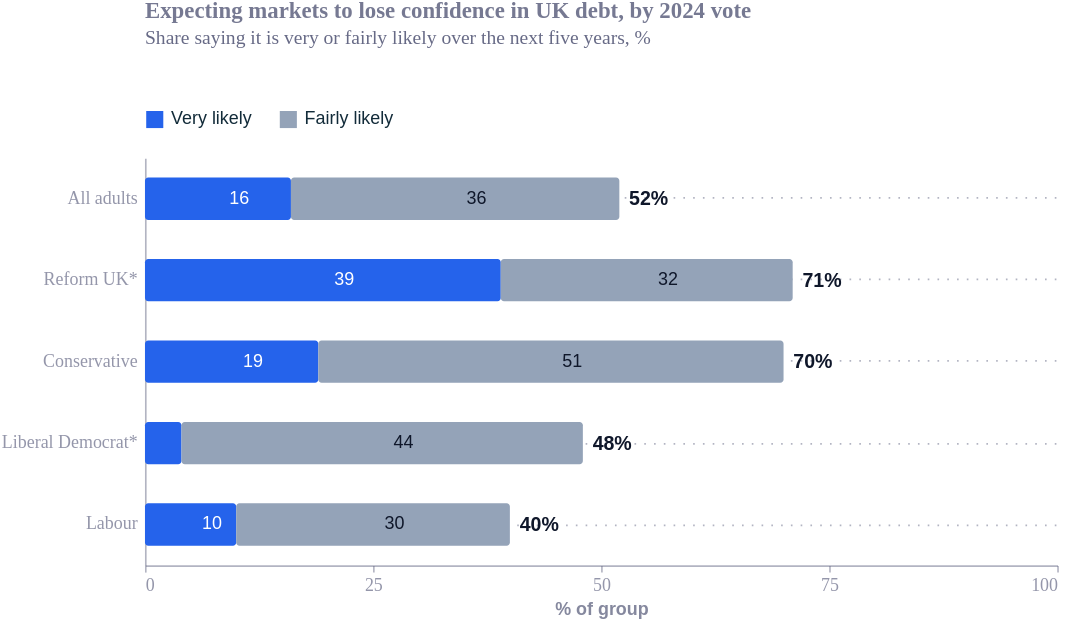

The notebook cell this image was saved under:
### Code cell
import pandas as pd
import altair as alt
from ecostyles import EcoStyles

styles = EcoStyles(); styles.register_and_enable_theme()

# Ipsos for NIESR pre-Budget poll, fieldwork 9-13 Oct 2026, GB adults aged 18-75 (n=1,080)
# QB13: how likely is it that financial markets will severely lose confidence in the
# UK government's ability to pay back its debt over the next five years?
# Table 29, % of each group.
# Unweighted bases: all adults 1,080; Reform UK 123; Conservative 155; Lib Dem 86; Labour 319
# (* = small base, flagged by Ipsos)
df = pd.DataFrame({
    "group": ["All adults", "Reform UK*", "Conservative", "Liberal Democrat*", "Labour"],
    "Very likely": [16, 39, 19, 4, 10],
    "Fairly likely": [36, 32, 51, 44, 30],
})
df["total"] = df["Very likely"] + df["Fairly likely"]
df["total_label"] = df["total"].astype(str) + "%"

order = df["group"].tolist()
answers = ["Very likely", "Fairly likely"]
colors = ["#2563eb", "#94a3b8"]          # canonical primary / secondary
ink = "#0f172a"                          # dark text for labels on the light segment

seg = df.melt(id_vars="group", value_vars=answers, var_name="answer", value_name="share")
seg["rank"] = seg["answer"].map({"Very likely": 0, "Fairly likely": 1})
seg = seg.sort_values(["group", "rank"])
seg["end"] = seg.groupby("group")["share"].cumsum()
seg["start"] = seg["end"] - seg["share"]
seg["mid"] = (seg["start"] + seg["end"]) / 2
seg["label"] = seg["share"].astype(str)

# seriesHover: hover a segment and the other series fade
hover = alt.selection_point(fields=["answer"], on="pointerover", clear="pointerout")
fade = alt.condition(hover, alt.value(1), alt.value(0.35))

y = alt.Y("group:N", sort=order, title=None,
          axis=alt.Axis(labelLimit=200, grid=True))      # dotted guide lines (gridDash set in config)

# horizontal floating legend (orient none), sitting between the subtitle and the plot
legend = alt.Legend(title=None, orient="none", direction="horizontal",
                    legendX=0, legendY=-30, symbolType="square", symbolSize=110,
                    labelFontSize=11, columnPadding=16)

bars = alt.Chart(seg).mark_bar(cornerRadius=2, size=26).encode(
    y=y,
    x=alt.X("start:Q", title="% of group", scale=alt.Scale(domain=[0, 100]),
            axis=alt.Axis(values=[0, 25, 50, 75, 100], grid=False)),   # no x-grid
    x2="end:Q",
    color=alt.Color("answer:N", sort=answers,
                    scale=alt.Scale(domain=answers, range=colors), legend=legend),
    opacity=fade,
    tooltip=[alt.Tooltip("group:N", title="Group"),
             alt.Tooltip("answer:N", title="Answer"),
             alt.Tooltip("share:Q", title="% of group")],
).add_params(hover)

lab_very = alt.Chart(seg[(seg["answer"] == "Very likely") & (seg["share"] >= 8)]).mark_text(
    color="white", fontSize=11).encode(y=y, x="mid:Q", text="label:N", opacity=fade)
lab_fair = alt.Chart(seg[seg["answer"] == "Fairly likely"]).mark_text(
    color=ink, fontSize=11).encode(y=y, x="mid:Q", text="label:N", opacity=fade)

totals = alt.Chart(df).mark_text(align="left", dx=6, fontSize=12, fontWeight="bold",
                                 color=ink).encode(y=y, x="total:Q", text="total_label:N")

title = alt.Title(
    "Expecting markets to lose confidence in UK debt, by 2024 vote",
    subtitle="Share saying it is very or fairly likely over the next five years, %",
    offset=38)                                           # leaves room for the floating legend

chart = (
    (bars + lab_very + lab_fair + totals)
    .properties(width=560, height=250, title=title, padding={"right": 20, "bottom": 10})
    .configure(background="white", font="Instrument Sans, Helvetica, Arial, sans-serif")
    .configure_axis(gridDash=[1, 5])
    .configure_axisX(grid=False)
    .configure_axisY(titleAngle=0)
    .configure_view(stroke="transparent")
)

styles.save(chart, path=".", name="markets_confidence_by_vote", svg=True)
chart

### Figure 1 — Vega-Lite specification as saved in the notebook (floating-point values rounded to 4 significant figures)
{"config": {"font": "Instrument Sans, Helvetica, Arial, sans-serif", "text": {"color": "#676A86", "align": "left", "baseline": "middle", "dx": 7, "dy": 0, "fontSize": 11}, "view": {"stroke": "transparent", "continuousWidth": 400, "continuousHeight": 300, "discreteWidth": 400, "discreteHeight": 300}, "range": {"category": ["#36B7B4", "#E6224B", "#F4C245", "#0063AF", "#00A767", "#179FDB", "#EB5C2E"], "diverging": ["#E6224B", "#E54753", "#C9C9C9", "#179FDB", "#122B39"], "heatmap": ["#C9C9C9", "#179FDB", "#0063AF", "#122B39"], "ordinal": ["#00A767", "#36B7B4", "#179FDB", "#0063AF", "#243B5A"]}, "bar": {"color": "#179fdb"}, "line": {"color": "#e6224b"}, "rule": {"color": "#676A86"}, "area": {"opacity": 0.3}, "point": {"filled": true, "size": 80, "color": "#e6224b", "opacity": 0.95}, "geoshape": {"stroke": "white", "strokeWidth": 0.3}, "rect": {"fill": "#d6d4d4", "opacity": 0.3}, "axis": {"labelColor": "#676A86", "labelFontSize": 11, "labelFont": "Circular Std", "labelOpacity": 0.7, "tickColor": "#676A86", "tickOpacity": 0.5, "domainColor": "#676A86", "domainOpacity": 0.5, "gridColor": "#676A86", "gridDash": [1, 5], "gridOpacity": 0.5, "title": null, "titleColor": "#676A86", "titleOpacity": 0.8, "tickSize": 4}, "axisXDiscrete": {"grid": false, "labelAngle": 0, "tickCount": 10, "tickOpacity": 0.5, "title": null}, "axisYDiscrete": {"ticks": false, "labelPadding": 5}, "axisXTemporal": {"grid": false, "ticks": true}, "axisXQuantitative": {"grid": true}, "axisYQuantitative": {"gridColor": "#676A86", "gridDash": [1, 5], "gridOpacity": 0.5, "ticks": false, "labelPadding": 5, "tickCount": 8, "titleAngle": 0, "titleAlign": "left", "titleBaseline": "bottom", "titleX": 0, "titleY": -5}, "title": {"color": "#676A86E6", "subtitleColor": "#676A86", "font": "Circular Std", "subtitleFont": "Circular Std", "anchor": "start", "fontSize": 14, "subtitleFontSize": 12, "subtitlePadding": 4, "offset": 0, "frame": "group"}, "legend": {"titleColor": "#122b39", "title": null, "labelColor": "#122b39", "labelFontSize": 11}, "axisX": {"grid": false}, "axisY": {"titleAngle": 0}, "background": "white"}, "layer": [{"data": {"name": "data-2b6276a9685f969b7168ff63faf621f7"}, "mark": {"type": "bar", "cornerRadius": 2, "size": 26}, "encoding": {"color": {"field": "answer", "legend": {"columnPadding": 16, "direction": "horizontal", "labelFontSize": 11, "legendX": 0, "legendY": -30, "orient": "none", "symbolSize": 110, "symbolType": "square", "title": null}, "scale": {"domain": ["Very likely", "Fairly likely"], "range": ["#2563eb", "#94a3b8"]}, "sort": ["Very likely", "Fairly likely"], "type": "nominal"}, "opacity": {"condition": {"param": "param_62942eb8b0033932", "value": 1}, "value": 0.35}, "tooltip": [{"field": "group", "title": "Group", "type": "nominal"}, {"field": "answer", "title": "Answer", "type": "nominal"}, {"field": "share", "title": "% of group", "type": "quantitative"}], "x": {"axis": {"grid": false, "values": [0, 25, 50, 75, 100]}, "field": "start", "scale": {"domain": [0, 100]}, "title": "% of group", "type": "quantitative"}, "x2": {"field": "end"}, "y": {"axis": {"grid": true, "labelLimit": 200}, "field": "group", "sort": ["All adults", "Reform UK*", "Conservative", "Liberal Democrat*", "Labour"], "title": null, "type": "nominal"}}, "name": "view_308fd80bc4daa8d6_0"}, {"data": {"name": "data-76e09b8972eaea8a404b006e78033c62"}, "mark": {"type": "text", "color": "white", "fontSize": 11}, "encoding": {"opacity": {"condition": {"param": "param_62942eb8b0033932", "value": 1}, "value": 0.35}, "text": {"field": "label", "type": "nominal"}, "x": {"field": "mid", "type": "quantitative"}, "y": {"axis": {"grid": true, "labelLimit": 200}, "field": "group", "sort": ["All adults", "Reform UK*", "Conservative", "Liberal Democrat*", "Labour"], "title": null, "type": "nominal"}}}, {"data": {"name": "data-8aaa525e7d811f2a396404bcb14ec89e"}, "mark": {"type": "text", "color": "#0f172a", "fontSize": 11}, "encoding": {"opacity": {"condition": {"param": "param_62942eb8b0033932", "value": 1}, "value": 0.35}, "text": {"field": "label", "type": "nominal"}, "x": {"field": "mid", "type": "quantitative"}, "y": {"axis": {"grid": true, "labelLimit": 200}, "field": "group", "sort": ["All adults", "Reform UK*", "Conservative", "Liberal Democrat*", "Labour"], "title": null, "type": "nominal"}}}, {"data": {"name": "data-209e533ea1e1fec8b7a65eb18d5af1e4"}, "mark": {"type": "text", "align": "left", "color": "#0f172a", "dx": 6, "fontSize": 12, "fontWeight": "bold"}, "encoding": {"text": {"field": "total_label", "type": "nominal"}, "x": {"field": "total", "type": "quantitative"}, "y": {"axis": {"grid": true, "labelLimit": 200}, "field": "group", "sort": ["All adults", "Reform UK*", "Conservative", "Liberal Democrat*", "Labour"], "title": null, "type": "nominal"}}}], "height": 250, "padding": {"right": 20, "bottom": 10}, "params": [{"name": "param_62942eb8b0033932", "select": {"type": "point", "clear": "pointerout", "fields": ["answer"], "on": "pointerover"}, "views": ["view_308fd80bc4daa8d6_0"]}], "title": {"text": "Expecting markets to lose confidence in UK debt, by 2024 vote", "offset": 38, "subtitle": "Share saying it is very or fairly likely over the next five years, %"}, "width": 560, "$schema": "https://vega.github.io/schema/vega-lite/v6.4.1.json", "datasets": {"data-2b6276a9685f969b7168ff63faf621f7": [{"group": "All adults", "answer": "Very likely", "share": 16, "rank": 0, "end": 16, "start": 0, "mid": 8.0, "label": "16"}, {"group": "All adults", "answer": "Fairly likely", "share": 36, "rank": 1, "end": 52, "start": 16, "mid": 34.0, "label": "36"}, {"group": "Conservative", "answer": "Very likely", "share": 19, "rank": 0, "end": 19, "start": 0, "mid": 9.5, "label": "19"}, {"group": "Conservative", "answer": "Fairly likely", "share": 51, "rank": 1, "end": 70, "start": 19, "mid": 44.5, "label": "51"}, {"group": "Labour", "answer": "Very likely", "share": 10, "rank": 0, "end": 10, "start": 0, "mid": 5.0, "label": "10"}, {"group": "Labour", "answer": "Fairly likely", "share": 30, "rank": 1, "end": 40, "start": 10, "mid": 25.0, "label": "30"}, {"group": "Liberal Democrat*", "answer": "Very likely", "share": 4, "rank": 0, "end": 4, "start": 0, "mid": 2.0, "label": "4"}, {"group": "Liberal Democrat*", "answer": "Fairly likely", "share": 44, "rank": 1, "end": 48, "start": 4, "mid": 26.0, "label": "44"}, {"group": "Reform UK*", "answer": "Very likely", "share": 39, "rank": 0, "end": 39, "start": 0, "mid": 19.5, "label": "39"}, {"group": "Reform UK*", "answer": "Fairly likely", "share": 32, "rank": 1, "end": 71, "start": 39, "mid": 55.0, "label": "32"}], "data-76e09b8972eaea8a404b006e78033c62": [{"group": "All adults", "answer": "Very likely", "share": 16, "rank": 0, "end": 16, "start": 0, "mid": 8.0, "label": "16"}, {"group": "Conservative", "answer": "Very likely", "share": 19, "rank": 0, "end": 19, "start": 0, "mid": 9.5, "label": "19"}, {"group": "Labour", "answer": "Very likely", "share": 10, "rank": 0, "end": 10, "start": 0, "mid": 5.0, "label": "10"}, {"group": "Reform UK*", "answer": "Very likely", "share": 39, "rank": 0, "end": 39, "start": 0, "mid": 19.5, "label": "39"}], "data-8aaa525e7d811f2a396404bcb14ec89e": [{"group": "All adults", "answer": "Fairly likely", "share": 36, "rank": 1, "end": 52, "start": 16, "mid": 34.0, "label": "36"}, {"group": "Conservative", "answer": "Fairly likely", "share": 51, "rank": 1, "end": 70, "start": 19, "mid": 44.5, "label": "51"}, {"group": "Labour", "answer": "Fairly likely", "share": 30, "rank": 1, "end": 40, "start": 10, "mid": 25.0, "label": "30"}, {"group": "Liberal Democrat*", "answer": "Fairly likely", "share": 44, "rank": 1, "end": 48, "start": 4, "mid": 26.0, "label": "44"}, {"group": "Reform UK*", "answer": "Fairly likely", "share": 32, "rank": 1, "end": 71, "start": 39, "mid": 55.0, "label": "32"}], "data-209e533ea1e1fec8b7a65eb18d5af1e4": [{"group": "All adults", "Very likely": 16, "Fairly likely": 36, "total": 52, "total_label": "52%"}, {"group": "Reform UK*", "Very likely": 39, "Fairly likely": 32, "total": 71, "total_label": "71%"}, {"group": "Conservative", "Very likely": 19, "Fairly likely": 51, "total": 70, "total_label": "70%"}, {"group": "Liberal Democrat*", "Very likely": 4, "Fairly likely": 44, "total": 48, "total_label": "48%"}, {"group": "Labour", "Very likely": 10, "Fairly likely": 30, "total": 40, "total_label": "40%"}]}}
